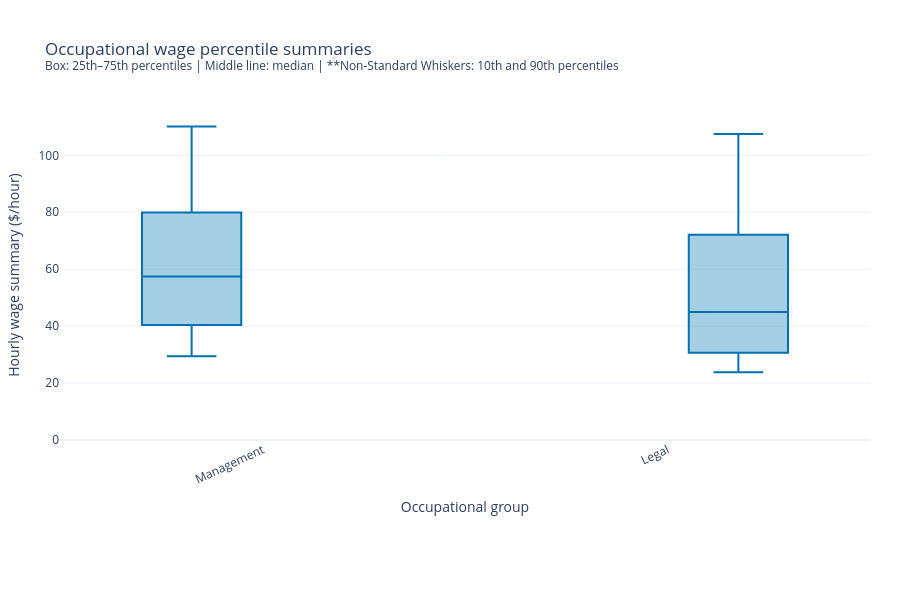

The cell this chart's notebook holds for it:
### Markdown cell above
The second chart is a boxplot of national averages for all occupations. This chart helps to give an understanding of the wage distributions for multiple occupational groups, and answering question 2. I wanted to use a box/whisker plot despite not having the max and mins, as it still seemed to be the best method for visually comparing the summary stats of multiple occupations


It has a dropdown widget for the occupational group being compared (up to 5 at once). It uses the df_by_occupation DataFrame. ***Whiskers included are for the 10th and 90th percentiles, which is non-standard. Due to only having summary statistics, a standard plot could not be created.

### Code cell
def make_occupation_boxplot(selected_occupations):
    """Create percentile boxes without whiskers for up to five groups."""

    if selected_occupations is None:
        selected_occupations = []

    # Accept either one occupation string or a list.
    if isinstance(selected_occupations, str):
        selected_occupations = [selected_occupations]

    # Remove duplicate selections while preserving their order.
    selected_occupations = list(
        dict.fromkeys(selected_occupations)
    )

    if len(selected_occupations) > 5:
        raise ValueError(
            "Select no more than five occupational groups."
        )

    data = df_by_occupation.copy()


    data = data.reset_index()

    percentile_columns = [
    "H_PCT10",
    "H_PCT25",
    "H_MEDIAN",
    "H_PCT75",
    "H_PCT90",
    ]

    data[percentile_columns] = data[percentile_columns].apply(
        pd.to_numeric,
        errors="coerce",
    )

    available = set(data["OCC_TITLE"].dropna())

    unknown = [
        occupation
        for occupation in selected_occupations
        if occupation not in available
    ]

    if unknown:
        raise ValueError(
            f"Unknown occupational groups: {unknown}"
        )

    selected = (
        data.set_index("OCC_TITLE")
        .reindex(selected_occupations)
        .dropna(subset=percentile_columns)
    )

    # Check that the median falls inside the box.
    ordered = (
        (selected["H_PCT10"] <= selected["H_PCT25"])
        & (selected["H_PCT25"] <= selected["H_MEDIAN"])
        & (selected["H_MEDIAN"] <= selected["H_PCT75"])
        & (selected["H_PCT75"] <= selected["H_PCT90"])
    )

    if not ordered.all():
        invalid_groups = selected.index[~ordered].tolist()
        raise ValueError(
            f"Percentiles are out of order for: {invalid_groups}"
        )

    fig = go.Figure()

    for occupation, row in selected.iterrows():
        fig.add_trace(
            go.Box(
                x=[occupation],
                name=occupation,
                q1=[row["H_PCT25"]],
                median=[row["H_MEDIAN"]],
                q3=[row["H_PCT75"]],

                # Whiskers at the 10th and 90th percentiles.
                lowerfence=[row["H_PCT10"]],
                upperfence=[row["H_PCT90"]],
                whiskerwidth=0.5,

                boxpoints=False,
                showlegend=False,
                fillcolor="rgba(0, 114, 178, 0.35)",
                line=dict(color="#0072B2", width=2),
            )
        )

    fig.update_layout(
        title=dict(
            text=(
                "Occupational wage percentile summaries"
                "<br><sup>"
                "Box: 25th–75th percentiles | Middle line: median | "
                "**Non-Standard Whiskers: 10th and 90th percentiles"
                "</sup>"
            )
        ),
        xaxis_title="Occupational group",
        yaxis_title="Hourly wage summary ($/hour)",
        boxmode="group",
        template="plotly_white",
        height=600,
        margin=dict(l=60, r=30, t=110, b=160),
    )

    fig.update_xaxes(
        type="category",
        categoryorder="array",
        categoryarray=selected_occupations,
        tickangle=-25,
        automargin=True,
    )

    fig.update_yaxes(
        showgrid=True,
        rangemode="tozero",
    )

    if selected.empty:
        fig.add_annotation(
            text="Select up to five occupational groups with valid data.",
            x=0.5,
            y=0.5,
            xref="paper",
            yref="paper",
            showarrow=False,
        )

    return fig

fig = make_occupation_boxplot([
    "Management",
    "Legal",

])

fig

### Figure 1 — Plotly figure (JSON) as saved in the notebook; plotly's stock layout.template omitted (floating-point values rounded to 4 significant figures)
{"data": [{"boxpoints": false, "fillcolor": "rgba(0, 114, 178, 0.35)", "line": {"color": "#0072B2", "width": 2}, "lowerfence": [29.42], "median": [57.48], "name": "Management", "q1": [40.42], "q3": [79.93], "showlegend": false, "type": "box", "upperfence": [110.1], "whiskerwidth": 0.5, "x": ["Management"]}, {"boxpoints": false, "fillcolor": "rgba(0, 114, 178, 0.35)", "line": {"color": "#0072B2", "width": 2}, "lowerfence": [23.77], "median": [45], "name": "Legal", "q1": [30.66], "q3": [72.12], "showlegend": false, "type": "box", "upperfence": [107.5], "whiskerwidth": 0.5, "x": ["Legal"]}], "layout": {"boxmode": "group", "height": 600, "margin": {"b": 160, "l": 60, "r": 30, "t": 110}, "title": {"text": "Occupational wage percentile summaries<br><sup>Box: 25th–75th percentiles | Middle line: median | **Non-Standard Whiskers: 10th and 90th percentiles</sup>"}, "xaxis": {"automargin": true, "categoryarray": ["Management", "Legal"], "categoryorder": "array", "tickangle": -25, "title": {"text": "Occupational group"}, "type": "category"}, "yaxis": {"rangemode": "tozero", "showgrid": true, "title": {"text": "Hourly wage summary ($/hour)"}}}}
